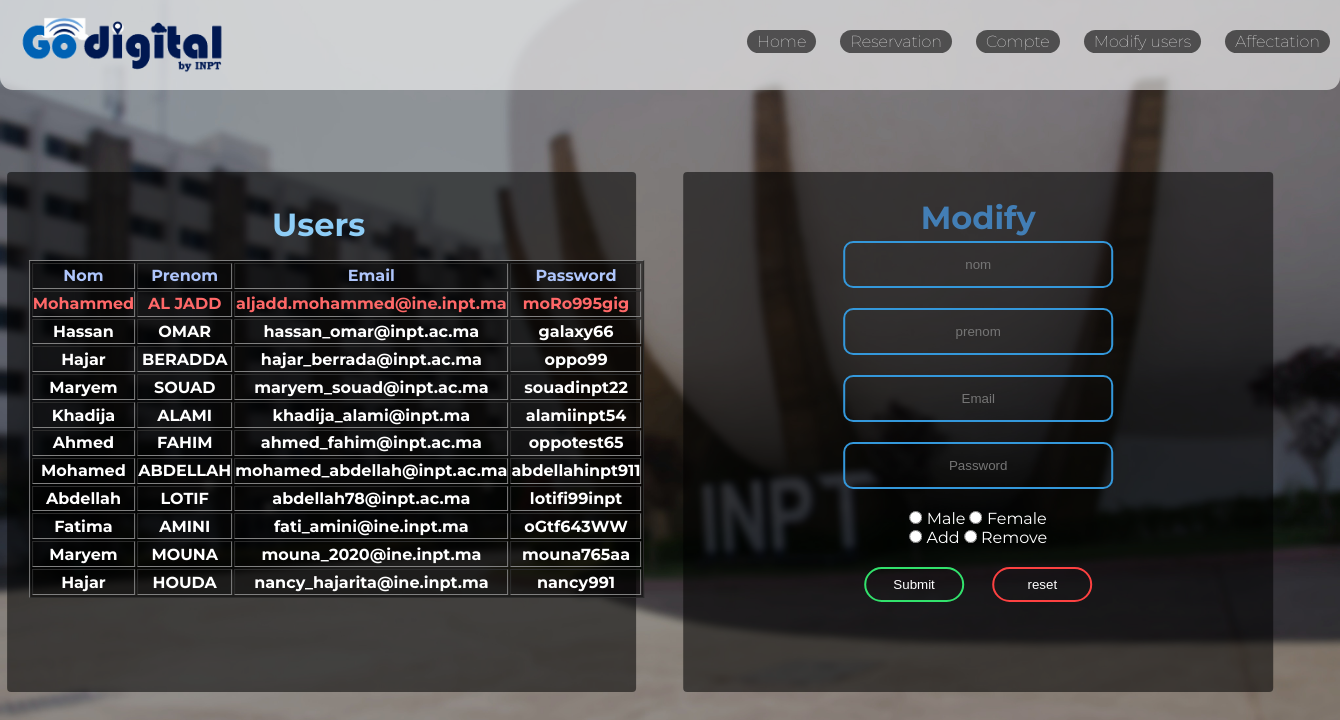
Before: /updateUser.php?Done (signed in) with the older database file.
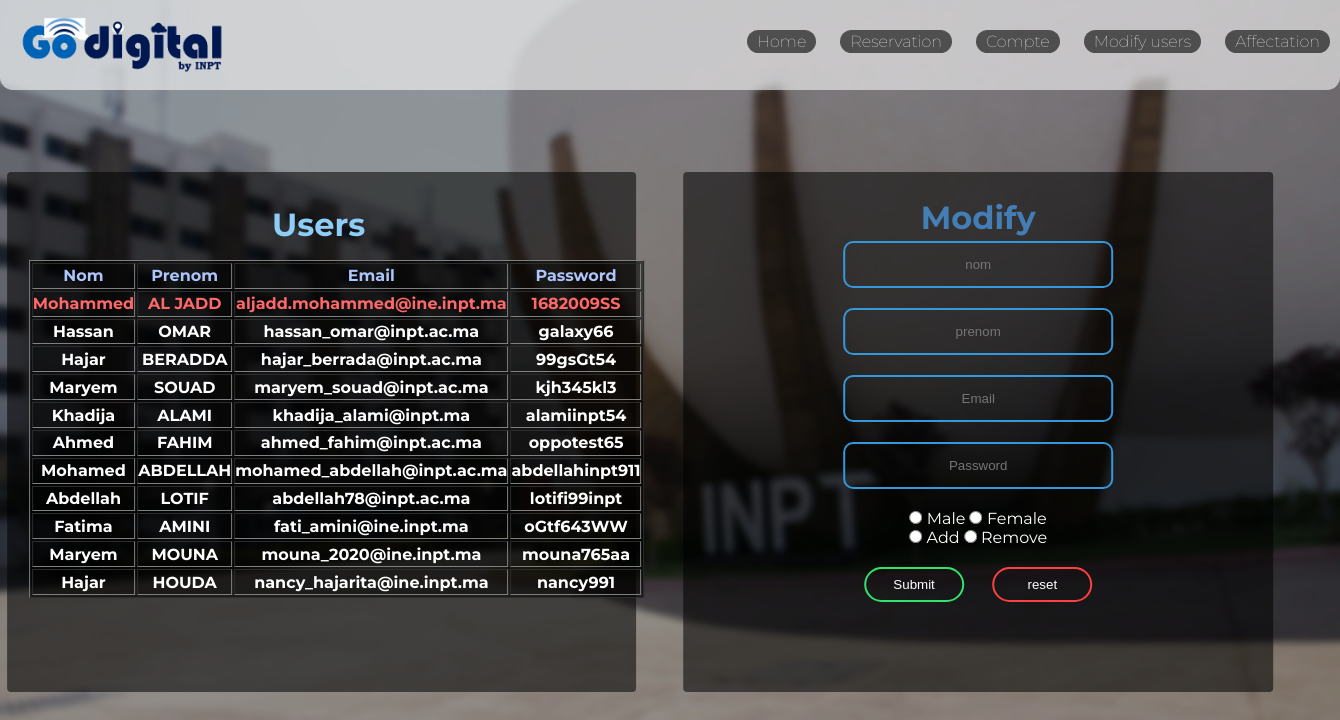
After: the same page with the newer database file.
### tables this page shows
CREATE TABLE `prof` (
  `idProf` int(11) NOT NULL,
  `nom` varchar(30) NOT NULL,
  `prenom` varchar(30) NOT NULL,
  `email` varchar(50) NOT NULL,
  `password` varchar(40) NOT NULL,
  `gender` varchar(1) DEFAULT NULL
);

### updateUser.php (the view, shortened to what this page needs)
<?php
        if(isset($_SESSION['email']) && $_SESSION['email']=="aljadd.mohammed@ine.inpt.ma")
        {
?>
<?php
    include 'includes/dbconn.php';
?>
<!DOCTYPE html>
<html lang="en">
<head>
    <link rel="stylesheet" href="css/modify.css">
    <link rel="stylesheet" href="css/home.css">
</head>
<body>
<img src="img/Go.png" alt="" height="70" width="260" id="go">
<div class="headacheAdmin">
<ul  >
            <a href="home.php">Home</a>
            <a href="reservation.php">Reservation</a>
            <a href="password.php">Compte</a>
            <a href="updateUser.php">Modify users</a>
            <a href="affectation.php">Affectation</a>
        </ul>
</div>
<div class="boxw">
<h1>Users</h1>
<table border="1">
<tr>
    <th  style='color:rgb(174, 197, 251)'>Nom</th>
    <th  style='color:rgb(174, 197, 251)'>Prenom</th>
    <th  style='color:rgb(174, 197, 251)'>Email</th>
    <th  style='color:rgb(174, 197, 251)'>Password</th>
</tr>
<?php
    $sql = " SELECT * FROM `prof`;";
    $result = mysqli_query($conn,$sql);
    $out = mysqli_num_rows($result);
    if($out>0){
        while($row = mysqli_fetch_assoc($result)){
            if($row['email']=='aljadd.mohammed@ine.inpt.ma')
            echo "<tr>
                <th style='color:rgb(255, 104, 104)'>".$row['nom']."</th>  <th style='color:rgb(255, 104, 104)'>".$row['prenom']."</th>
                <th style='color:rgb(255, 104, 104)'>".$row['email']."</th>  <th style='color:rgb(255, 104, 104)'>".$row['password']."</th>
                </tr>";
                else{
                    echo "<tr>
                    <th>".$row['nom']."</th>  <th>".$row['prenom']."</th>
                    <th>".$row['email']."</th>  <th>".$row['password']."</th>
                    </tr>";
                }
        }
    }
?>
</table>
</div>
    <div class="boxMe">
        <h1>Modify</h1>
    <form action="modify_check.php" method="POST" >
        <input type="text" placeholder="nom"  name="nom" >
        <input type="text" placeholder="prenom" name="prenom" >
        <input type="text" placeholder="Email" name="email" >
        <input type="password" placeholder="Password" name="password" >
        <input type="radio" name="gender" value="M"> Male
        <input type="radio" name="gender" value="F"> Female<br>
        <input type="radio"  name="modify" value="add">
        <label for="add"> Add </label>
        <input type="radio" name="modify"  value="remove">
        <label for="remove"> Remove </label>
        <br>
        <span class="subset" > <input type="submit" name="submit" >   </span>      <span class="subset" > <input type="reset" value="reset"></span>
    </form>
    </div>
</body>
</html>
<?php
        }
        elseif(!isset($_SESSION['email'])){
            include 'login.php';
        }
?>

### css/modify.css (style rules this page uses)
.headacheAdmin { color: white; background-color: rgba(255, 255, 255, 0.582); margin-top: 0px; padding: 20px 4px; height: 90px; border: 0px solid; border-bottom-left-radius: 13px 13px; border-bottom-right-radius: 13px 13px; }
.headacheAdmin ul { position: absolute; top: 32px; left: -93px; }
.headacheAdmin a { text-decoration: none; color: #fff; font-family: Montserrat,sans-serif; font-weight: lighter; margin-right: 20px; padding: 2px 10px; border-radius: 48px; background-color: rgb(0,0,0,0.6); transition: 750ms; position: relative; left: 840px; }
.boxw { border-radius: 4px; position: absolute; top: 54%; left: 24%; transform: translate(-50%, -50%); color: white; background-color: rgba(0,0,0, 0.55); font-family: Montserrat,sans-serif; padding: 10px 10px 100px 10px; text-align: center; width: 47%; height: 65%; }
table { position: absolute; top: 88px; left: 22px; color: white; background-color: rgba(0,0,0, 0.55); font-family: Montserrat,sans-serif; width: 60px; height: 65%; }
h1 { position: relative; top: 16px; left: 0px; color: #8ecdf6; font-family: Montserrat,sans-serif; }
.boxw h1 { position: relative; top: 23px; left: -3px; color: #8ecdf6; font-family: Montserrat,sans-serif; }
.boxMe { border-radius: 4px; position: absolute; top: 54%; left: 73%; transform: translate(-50%, -50%); color: white; background-color: rgba(0,0,0, 0.55); font-family: Montserrat,sans-serif; padding: 10px 10px 100px 10px; text-align: center; width: 44%; height: 65%; }
.boxMe input[type="text"] { border: 0; background: none; display: block; margin: 20px auto; text-align: center; border: 2px solid #3498db; padding: 14px 10px; width: 270px; outline: none; color: white; transition: 240ms; border-radius: 10px; }
.boxMe input[type="password"] { border: 0; background: none; display: block; margin: 20px auto; text-align: center; border: 2px solid #3498db; padding: 14px 10px; width: 270px; outline: none; color: white; transition: 240ms; border-radius: 10px; }
.boxMe input[type="submit"] { border: 0; background: none; margin: 20px auto; text-align: center; border: 2px solid #3498db; padding: 8px 3px; width: 100px; outline: none; color: white; transition: 240ms; border-radius: 20px; border-color: rgb(50, 226, 108); margin-right: 12px; }
.boxMe input[type="reset"] { border: 0; background: none; margin: 20px auto; text-align: center; border: 2px solid #3498db; padding: 8px 3px; width: 100px; outline: none; color: white; transition: 240ms; border-radius: 20px; border-color: rgb(253, 65, 65); margin-left: 12px; }

### css/home.css (style rules this page uses)
* { padding: 0; margin: 0; box-sizing: border-box; }
body { background-image: url(../img/image3.jpg); background-position: center; background-repeat: no-repeat; background-size: cover; background-attachment: fixed; height: 100%; overflow-y: hidden; overflow-x: hidden; }
#go { position: absolute; top: 10px; left: -8px; }
h1 { color: rgba(72, 152, 226, 0.74); font-family: Montserrat, sans-serif; }

Changed rows visible on the page:
changed prof "Mohammed": password "moRo995gig" → "1682009SS"
changed prof "BERADDA": password "oppo99" → "99gsGt54"
changed prof "SOUAD": password "souadinpt22" → "kjh345kl3"
